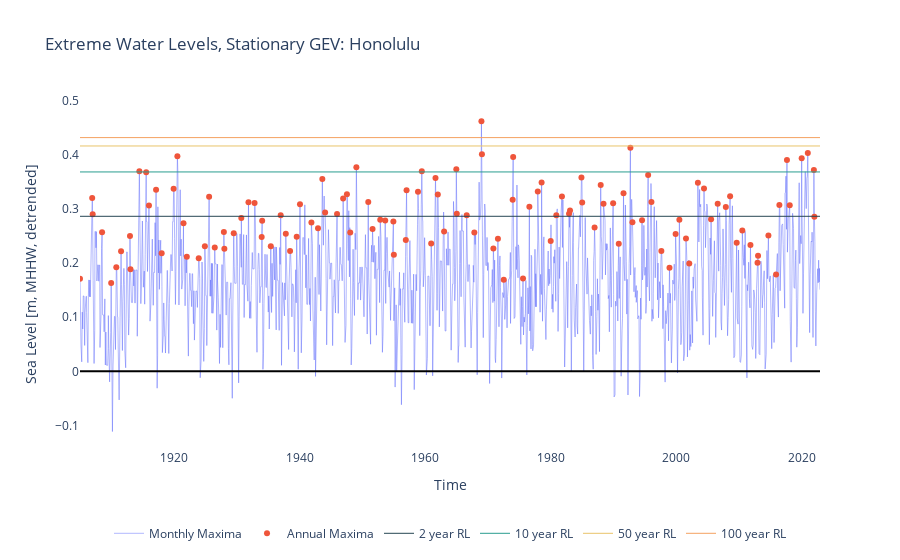

The cell this chart's notebook holds for it:
### Markdown cell above
One takeaway here: Removing the trend shows that we've had some significant events in the past (including the large pulse in the 1970s) that do not show up in our rankings.

### Code cell
import plotly.graph_objects as go


fig = go.Figure()

# Add monthly maxima as a line
fig.add_trace(go.Scatter(x=monthly_max.index, y=monthly_max, mode='lines', name='Monthly Maxima', line=dict(width=0.5)))

# Add annual maxima as scatter points
fig.add_trace(go.Scatter(x=annual_max.index, y=annual_max, mode='markers', name='Annual Maxima'))


colors = ['#264653',  # dark cyan
          '#2a9d8f',  # teal
          '#e9c46a',  # sandy yellow
          '#f4a261']  # sandy orange


# Add return levels as labeled lines
for i, period in enumerate(return_periods):
    fig.add_trace(go.Scatter(x=[monthly_max.index.min(), monthly_max.index.max()],
                             y=[summary.loc[period, 'Water Level (m, MHHW)']] * 2,
                             mode='lines',
                             line=dict(color=colors[i], width=1),
                             name=f'{period} year RL'))
    
# Add a bold black line at 0 for MHHW
fig.add_hline(y=0, line=dict(color='black', width=2))

# Set titles and labels
fig.update_layout(title=f'Extreme Water Levels, Stationary GEV: {station_name}',
                  xaxis_title='Time',
                  yaxis_title='Sea Level [m, MHHW, detrended]',
                  legend=dict(x=0.5, xanchor='center', y=-0.2, orientation='h', bgcolor='rgba(255,255,255,0.8)'),
                  plot_bgcolor='white',  # Set plot background to white
                  paper_bgcolor='white')  # Set overall background to white

# Set x-axis limits if needed
fig.update_xaxes(range=[monthly_max.index.min(), monthly_max.index.max()])

# Show the figure
fig.show()

# save the figure
figname = 'SL_extremes_monthly_annual_maxima_' + station_name + '.html'

fig.write_html(output_dir / figname)
